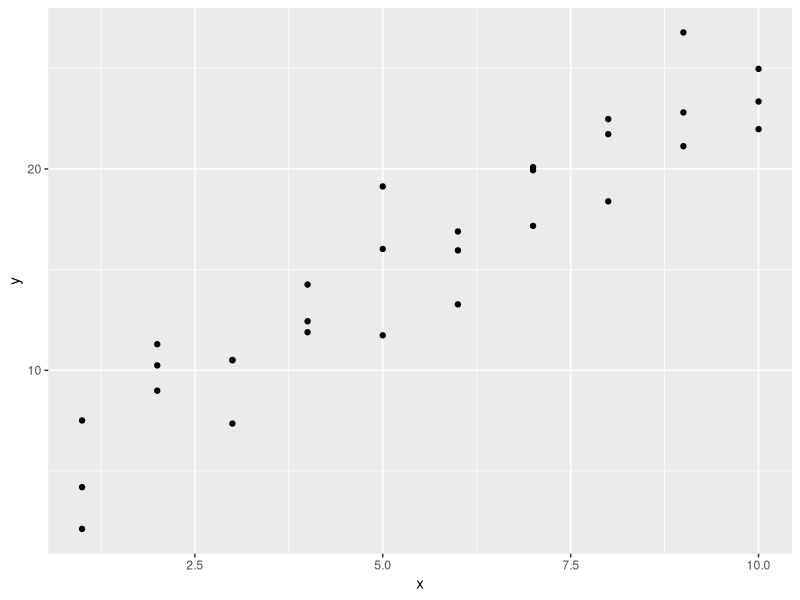
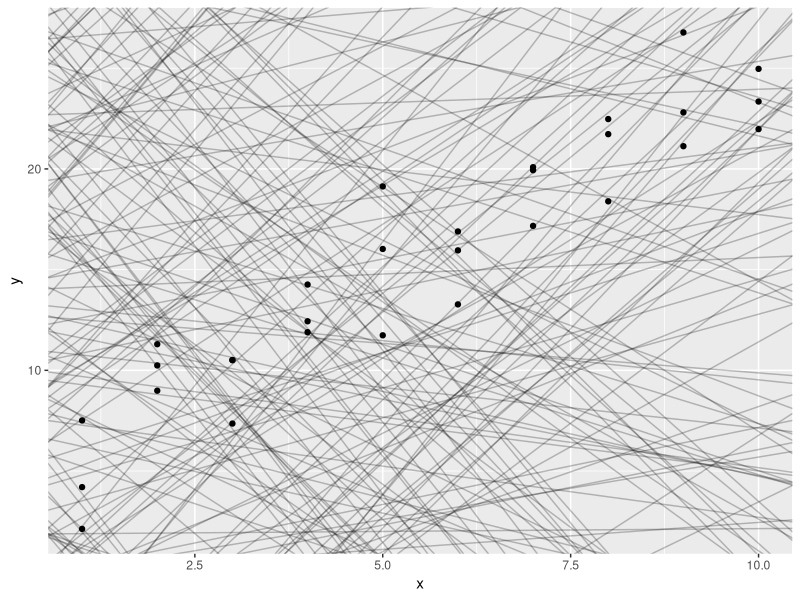
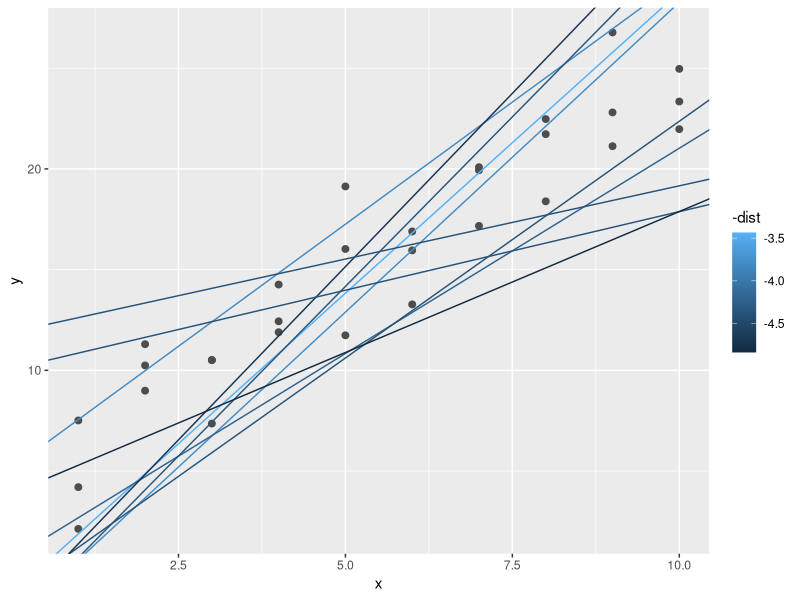
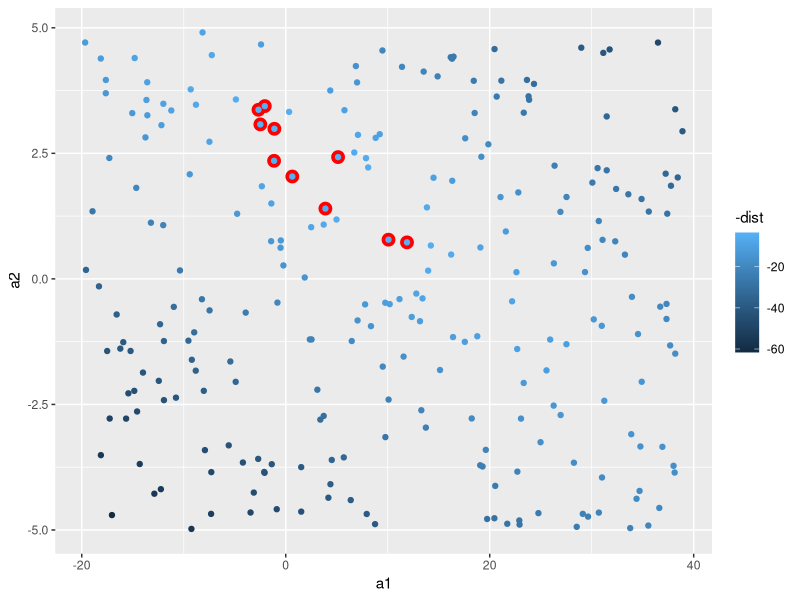
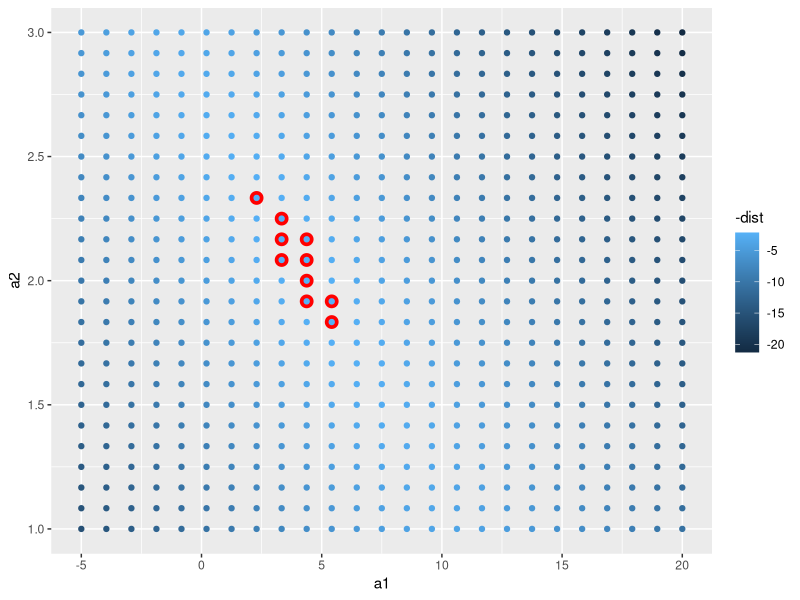
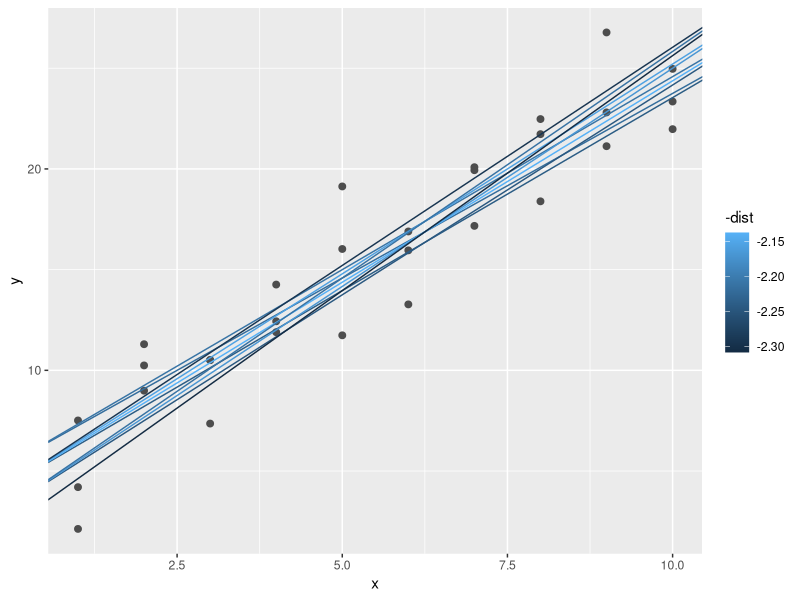
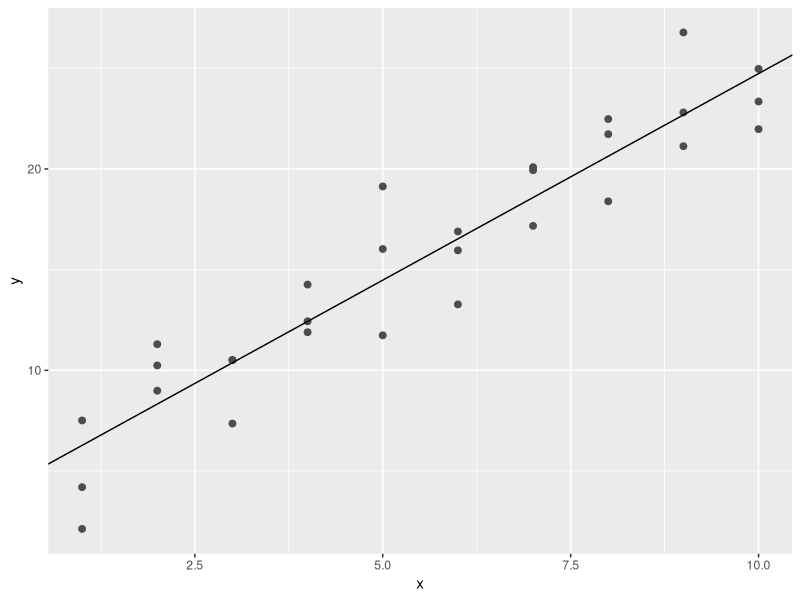
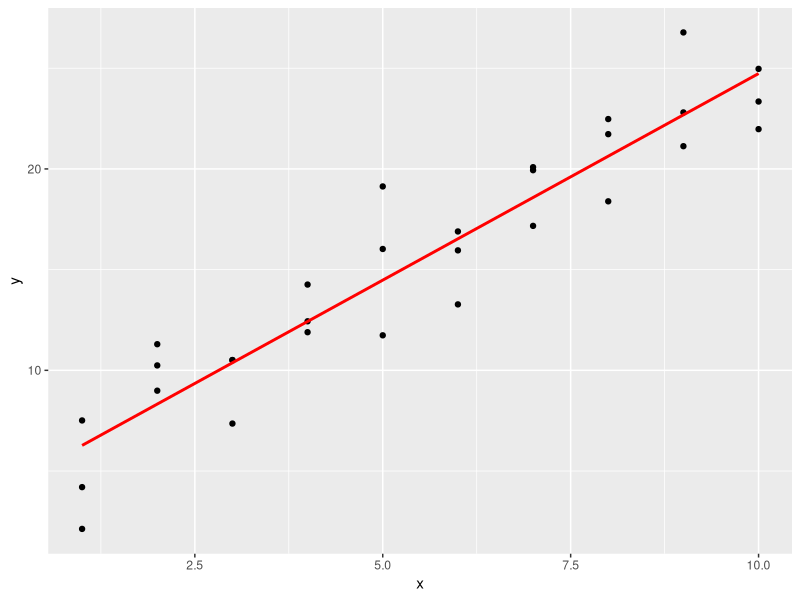

Recreate these plots in R, in order.
# Chapter 23 model basics
library(tidyverse)
library(modelr)
options(na.action = na.warn)


# a simple model ----------------------------------------------------------
ggplot(sim1, aes(x, y)) +
  geom_point()

models <- tibble(
  a1 = runif(250, -20, 40),
  a2 = runif(250, -5, 5)
)

ggplot(sim1, aes(x, y)) + 
  geom_abline(aes(intercept = a1, slope = a2), data = models, alpha = 1/4) +
  geom_point() 

model1 <- function(a, data) {
  a[1] + data$x * a[2]
}
model1(c(7, 1.5), sim1)

# distance
measure_distance <- function(mod, data) {
  diff <- data$y - model1(mod, data)
  sqrt(mean(diff ^ 2))
}

measure_distance(c(7, 1.5), sim1)

sim1_dist <- function(a1, a2) {
  measure_distance(c(a1, a2), sim1)
}

models <- models %>% 
  mutate(dist = purrr::map2_dbl(a1, a2, sim1_dist))

models

ggplot(sim1, aes(x, y)) + 
  geom_point(size = 2, colour = "grey30") + 
  geom_abline(
    aes(intercept = a1, slope = a2, colour = -dist), 
    data = filter(models, rank(dist) <= 10)
  )

ggplot(models, aes(a1, a2)) +
  geom_point(data = filter(models, rank(dist) <= 10), size = 4, colour = "red") +
  geom_point(aes(colour = -dist))

# this will be a good format or template
grid <- expand.grid(
  a1 = seq(-5, 20, length = 25),
  a2 = seq(1, 3, length = 25)
) %>% 
  mutate(dist = purrr::map2_dbl(a1, a2, sim1_dist))

grid %>% 
  ggplot(aes(a1, a2)) +
  geom_point(data = filter(grid, rank(dist) <= 10), size = 4, colour = "red") +
  geom_point(aes(colour = -dist)) 

ggplot(sim1, aes(x, y)) + 
  geom_point(size = 2, colour = "grey30") + 
  geom_abline(
    aes(intercept = a1, slope = a2, colour = -dist), 
    data = filter(grid, rank(dist) <= 10)
  )

# optim function
best <- optim(c(0, 0), measure_distance, data = sim1)
best$par

ggplot(sim1, aes(x, y)) + 
  geom_point(size = 2, colour = "grey30") + 
  geom_abline(intercept = best$par[1], slope = best$par[2])

sim1_mod <- lm(y ~ x, data = sim1)
coef(sim1_mod)


# visualising models ------------------------------------------------------

# predictions
grid <- sim1 %>% 
  data_grid(x)

grid

grid <- grid %>% 
  add_predictions(sim1_mod) 
grid

ggplot(sim1, aes(x)) +
  geom_point(aes(y = y)) +
  geom_line(aes(y = pred), data = grid, colour = "red", size = 1)

# residuals
sim1 <- sim1 %>% 
  add_residuals(sim1_mod)

sim1

ggplot(sim1, aes(x, resid)) + 
  geom_ref_line(h = 0) +
  geom_point() 


# Formulas and model families ---------------------------------------------

df <- tribble(
  ~y, ~x1, ~x2,
  4, 2, 5,
  5, 1, 6
)

model_matrix(df, y ~ x1)

model_matrix(df, y ~ x1 - 1) # drop constant coefs

model_matrix(df, y ~ x1 + x2)

# categorical variables
df <- tribble(
  ~ sex, ~ response,
  "male", 1,
  "female", 2,
  "male", 1
)

model_matrix(df, response ~ sex)

ggplot(sim2) + 
  geom_point(aes(x, y))

mod2 <- lm(y ~ x, data = sim2)

grid <- sim2 %>% 
  data_grid(x) %>% 
  add_predictions(mod2)
grid

# this is a good template
ggplot(sim2, aes(x)) + 
  geom_point(aes(y = y)) +
  geom_point(data = grid, aes(y = pred), colour = "red", size = 4)

# interactions  continous vs factor
ggplot(sim3, aes(x1, y)) + 
  geom_point(aes(colour = x2))

mod1 <- lm(y ~ x1 + x2, data = sim3)
mod2 <- lm(y ~ x1 * x2, data = sim3) # x1 * x2

grid <- sim3 %>% 
  data_grid(x1, x2) %>% 
  gather_predictions(mod1, mod2)
grid

ggplot(sim3, aes(x1, y, colour = x2)) + 
  geom_point() + 
  geom_line(data = grid, aes(y = pred)) + 
  facet_wrap(~ model)

sim3 <- sim3 %>% 
  gather_residuals(mod1, mod2)

ggplot(sim3, aes(x1, resid, colour = x2)) + 
  geom_point() + 
  facet_grid(model ~ x2)

# interactions continous vs continous
mod1 <- lm(y ~ x1 + x2, data = sim4)
mod2 <- lm(y ~ x1 * x2, data = sim4)

grid <- sim4 %>% 
  data_grid(
    x1 = seq_range(x1, 5), 
    x2 = seq_range(x2, 5) 
  ) %>% 
  gather_predictions(mod1, mod2)
grid

seq_range(c(0.0123, 0.923423), n = 5, pretty = TRUE)

ggplot(grid, aes(x1, x2)) + 
  geom_tile(aes(fill = pred)) + 
  facet_wrap(~ model)

ggplot(grid, aes(x1, pred, colour = x2, group = x2)) + 
  geom_line() +
  facet_wrap(~ model)
ggplot(grid, aes(x2, pred, colour = x1, group = x1)) + 
  geom_line() +
  facet_wrap(~ model)

# transformations
df <- tribble(
  ~y, ~x,
  1,  1,
  2,  2, 
  3,  3
)

model_matrix(df, y ~ x^2 + x)
model_matrix(df, y ~ I(x^2) + x)

model_matrix(df, y ~ poly(x, 2))
#  outside the range of the data, polynomials rapidly shoot off to positive 
# or negative infinity

library(splines)
model_matrix(df, y ~ ns(x, 2))

sim5 <- tibble(
  x = seq(0, 3.5 * pi, length = 50),
  y = 4 * sin(x) + rnorm(length(x))
)

ggplot(sim5, aes(x, y)) +
  geom_point()

mod1 <- lm(y ~ ns(x, 1), data = sim5)
mod2 <- lm(y ~ ns(x, 2), data = sim5)
mod3 <- lm(y ~ ns(x, 3), data = sim5)
mod4 <- lm(y ~ ns(x, 4), data = sim5)
mod5 <- lm(y ~ ns(x, 5), data = sim5)

grid <- sim5 %>% 
  data_grid(x = seq_range(x, n = 50, expand = 0.1)) %>% 
  gather_predictions(mod1, mod2, mod3, mod4, mod5, .pred = "y")

ggplot(sim5, aes(x, y)) + 
  geom_point() +
  geom_line(data = grid, colour = "red") +
  facet_wrap(~ model)


# missing values ----------------------------------------------------------

df <- tribble(
  ~x, ~y,
  1, 2.2,
  2, NA,
  3, 3.5,
  4, 8.3,
  NA, 10
)

mod <- lm(y ~ x, data = df)

mod <- lm(y ~ x, data = df, na.action = na.exclude)
nobs(mod)


# other model families ----------------------------------------------------

# glm
# gam
# glmnet
# rlm
# rpart

